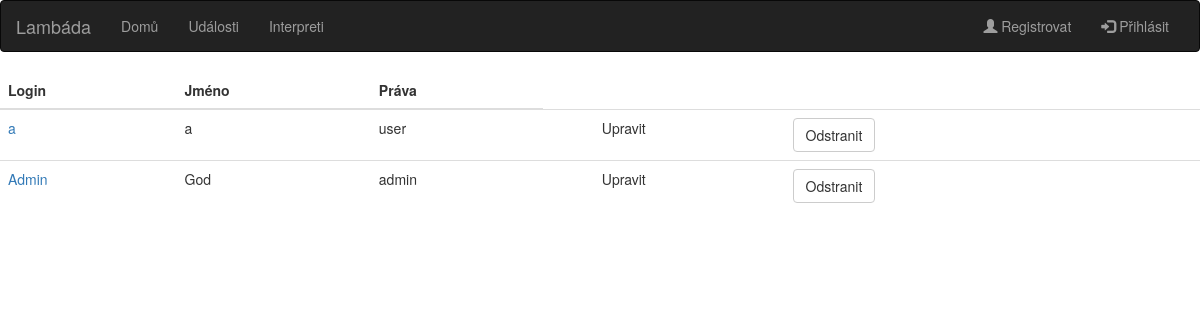
Before: /uzivatele.php with the older database file.
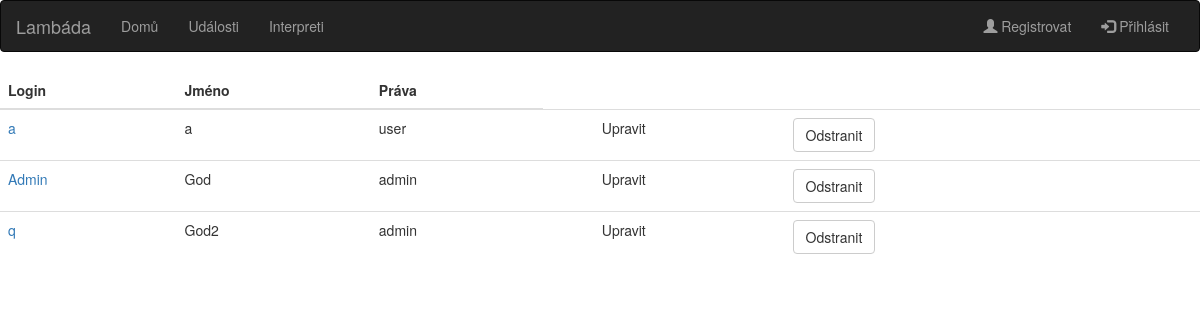
After: the same page with the newer database file.
### tables this page shows
CREATE TABLE uzivatel (
  login VARCHAR(30) NOT NULL,
  heslo VARCHAR(30) NOT NULL, 
  jmeno VARCHAR(50) NOT NULL,
  mesto VARCHAR(30),
  email VARCHAR(50) NOT NULL,
  tel_cislo VARCHAR(20),
  prava VARCHAR(10) DEFAULT 'user'
);

### uzivatele.php (the view, shortened to what this page needs)
<!DOCTYPE html>
<html>
	<head>
		<link rel="stylesheet" href="https://maxcdn.bootstrapcdn.com/bootstrap/3.3.7/css/bootstrap.min.css">
	</head>
	<body>
		<?php include 'database.php'; ?>
		<nav class="navbar navbar-inverse">
			<div class="container-fluid">
				<div class="navbar-header">
					<a class="navbar-brand" href="index.php">Lambáda</a>
				</div>
				<div class="collapse navbar-collapse" id="myNavbar">
					<ul class="nav navbar-nav">
						<li><a href="index.php">Domů</a></li>
						<li><a href="udalosti.php">Události</a></li>
						<li><a href="interpreti.php">Interpreti</a></li>
					</ul>
					<ul class="nav navbar-nav navbar-right <?php if (isset($_SESSION['uzivatel'])) echo hidden?>">
						<li><a href="registration.php"><span class="glyphicon glyphicon-user"></span> Registrovat</a></li>
						<li><a href="#" data-toggle="popover" title="Přihlášení" data-placement="bottom" data-html="true" data-content='<?=$loginForm?>'><span class="glyphicon glyphicon-log-in"></span> Přihlásit</a></li>
					</ul>
				</div>
			</div>
		</nav>
		<?php
			$sql = "SELECT * FROM uzivatel ORDER BY login";
			$result = $conn->query($sql);
			if ($result->num_rows > 0) {
				echo "<table class='table table-hover'>";
				echo "<thead><tr><th>Login</th><th>Jméno</th><th>Práva</th></tr></thead>";
				echo "<tbody>";
				while($row = $result->fetch_assoc()) {
				echo "<tr>";
				echo "<td><a href='profil.php?login=" . $row["login"] . "'>" . $row["login"] . "</a></td>";
				echo "<td>" . $row["jmeno"] . "</td>";
				echo "<td>" . $row["prava"] . "</td>";
				echo "<td>" . "" . "</td>";
				echo "<td>" . "Upravit" . "</td>";
				echo "<td><form action='' method='post'><button type='submit' name='remove' value='" . $row["login"] . "' class='btn btn-default'>Odstranit</button></form></td>";
				echo "<td>" . "" . "</td>";
				echo "<td>" . "" . "</td>";
				echo "</tr>";
				}
				echo "</tbody>";
				echo "</table>";
			}
		?>

Changed rows visible on the page:
added uzivatel: login "q", jmeno "God2", prava "admin"
